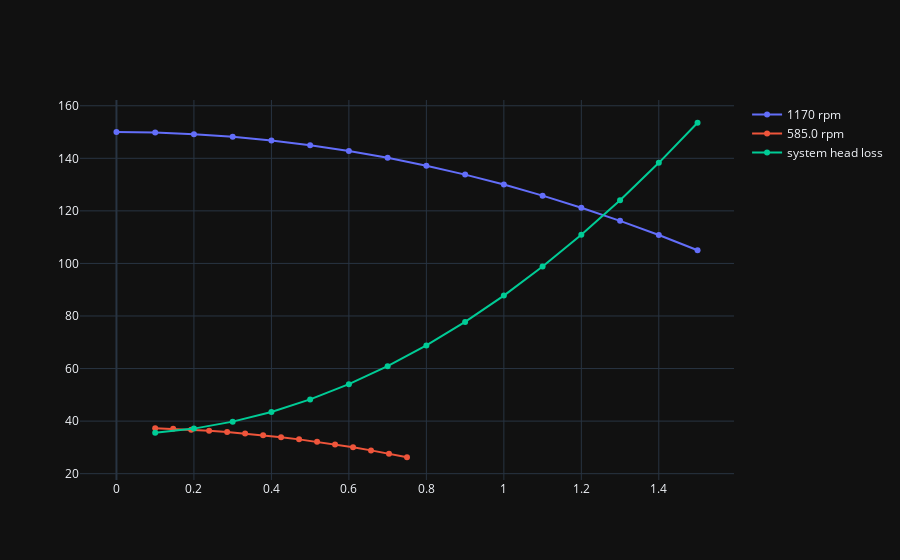

Source (notebook cell):
### Markdown cell above
## 4 Flow control by speed control

We now see that the bypass control was not very economical either. We will now evaluate the option of speed control.
What will be the speed of the pump when the flow is 50% of the pump without any control? What is the power consumption?

==================== Answer ======================

The pump will follow the affinity rule since there has been no change in the geometry. The new curve for the pump with tne
new speed will be:

\begin{aligned}
H_{N_{new}} &= \left(\frac{N_{new}}{N_{1170}}\right)^2 \cdot f_{N_{1170}}\left(\frac{N_{new}}{N_{1170}} \cdot Q_{N_{New}}\right) \\
&=
\end{aligned}

### Code cell
def get_vol_flow_from_affinity_m3_per_s(vol_flow_ref_m3_per_s: float, speed_ref_rpm: float, speed_rpm: float) -> float:
    """Returns the flow for the new speed using affinity rules"""
    return vol_flow_ref_m3_per_s * speed_rpm / speed_ref_rpm

def get_head_from_affinity_m(head_ref_m: float, speed_ref_rpm: float, speed_rpm: float) -> float:
    """Returns the head for the new speed using affinity rules"""
    return head_ref_m * np.power(speed_rpm / speed_ref_rpm, 2)

def get_pump_head_for_new_speed_m(vol_flow_m3_per_s: float, speed_rpm: float) -> float:
    """Returns the pump head for the new speed for the given flow"""
    vol_flow_at1170_m3_per_s = get_vol_flow_from_affinity_m3_per_s(vol_flow_m3_per_s, speed_ref_rpm=speed_rpm, speed_rpm=1170)
    head_at1170_m = get_pump_head_m(vol_flow_at1170_m3_per_s)
    return get_head_from_affinity_m(head_ref_m=head_at1170_m, speed_ref_rpm=1170, speed_rpm=speed_rpm)

# Let's plot when the speed is halved
speed_rpm = 1170 / 2
vol_flow_max_reduced_speed_m3_per_s = get_vol_flow_from_affinity_m3_per_s(
    vol_flow_ref_m3_per_s=vol_flow_m3_per_s_array[-1],
    speed_ref_rpm=1170,
    speed_rpm=speed_rpm
)
vol_flow_reduced_m3_per_s_array = np.linspace(0.1, vol_flow_max_reduced_speed_m3_per_s, 15)
pump_head_reduced_m_array = get_pump_head_for_new_speed_m(
    vol_flow_m3_per_s=vol_flow_reduced_m3_per_s_array,
    speed_rpm=speed_rpm
)

fig = make_subplots()
fig.add_scatter(x=vol_flow_m3_per_s_array, y=pump_head_m_array, name="1170 rpm")
fig.add_scatter(x=vol_flow_reduced_m3_per_s_array, y=pump_head_reduced_m_array, name=f"{speed_rpm} rpm")
fig.add_scatter(x=vol_flow_m3_per_s_array[1:], y=head_system_m_array, name=f"system head loss")

### Figure 1 — Plotly figure (JSON) as saved in the notebook; plotly's stock layout.template omitted (floating-point values rounded to 4 significant figures)
{"data": [{"name": "1170 rpm", "x": [0.0, 0.1, 0.2, 0.3, 0.4, 0.5, 0.6, 0.7, 0.8, 0.9, 1.0, 1.1, 1.2, 1.3, 1.4, 1.5], "y": [150.0, 149.8, 149.2, 148.2, 146.8, 145.0, 142.8, 140.2, 137.2, 133.8, 130.0, 125.8, 121.2, 116.2, 110.8, 105.0], "type": "scatter"}, {"name": "585.0 rpm", "x": [0.1, 0.1464, 0.1929, 0.2393, 0.2857, 0.3321, 0.3786, 0.425, 0.4714, 0.5179, 0.5643, 0.6107, 0.6571, 0.7036, 0.75], "y": [37.3, 37.07, 36.76, 36.35, 35.87, 35.29, 34.63, 33.89, 33.06, 32.14, 31.13, 30.04, 28.86, 27.6, 26.25], "type": "scatter"}, {"name": "system head loss", "x": [0.1, 0.2, 0.3, 0.4, 0.5, 0.6, 0.7, 0.8, 0.9, 1.0, 1.1, 1.2, 1.3, 1.4, 1.5], "y": [35.55, 37.15, 39.8, 43.5, 48.25, 54.05, 60.9, 68.81, 77.76, 87.76, 98.81, 110.9, 124.1, 138.3, 153.5], "type": "scatter"}], "layout": {"xaxis": {"anchor": "y", "domain": [0.0, 1.0]}, "yaxis": {"anchor": "x", "domain": [0.0, 1.0]}}}
